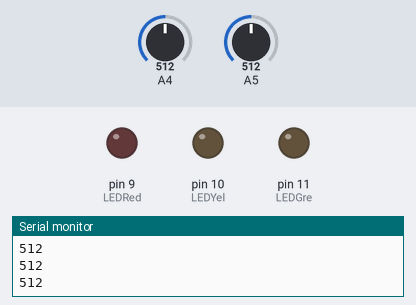
Bench run of a sketch on a simulated Arduino Uno, built with avr-gcc and run on an emulated ATmega328P. Parts: output pins drawn as LEDs (lit = HIGH), the last lines printed to the serial monitor. Dashed ring = blinking. Inputs (shaded band) come from the test bench; at power-on: A4 = 512, A5 = 512.

Above: at 1.2 s.
1.3 s: A4 set to 0
At 1.7 s:
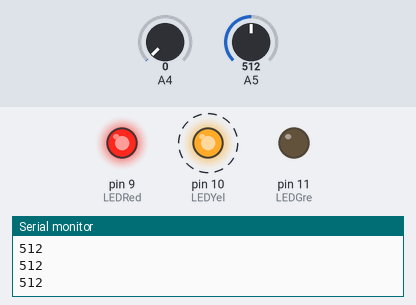
4.3 s: A5 set to 634
7.3 s: A5 set to 662
At 7.6 s:
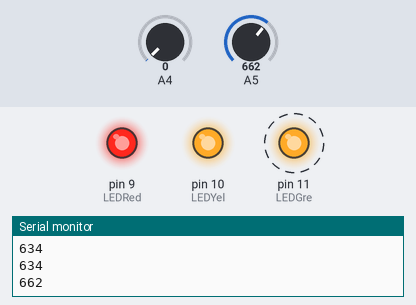
10.3 s: A4 set to 122
At 11.1 s:
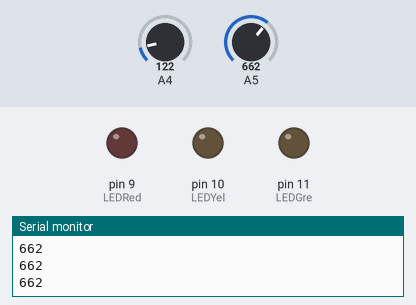
Timing chart, 0 to 12.8 s (numbered marks = the images above; inputs shaded):
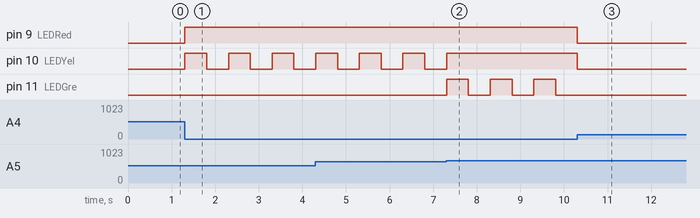

Measured:
- the behaviour switches between 649 and 650 on A5 (found by bisection; images 1 and 2)
- after the input at 1.3 s, pin 9 (LEDRed): LOW → HIGH at once; pin 10 (LEDYel): alternates HIGH for 0.50 s and LOW for 0.50 s, starting at once
- after the input at 7.3 s, pin 10 (LEDYel): goes on until 7.3 s, then stays HIGH; pin 11 (LEDGre): alternates HIGH for 0.50 s and LOW for 0.50 s, starting at once
- after the input at 10.3 s, pin 9 (LEDRed), pin 10 (LEDYel): HIGH → LOW at once; pin 11 (LEDGre): stops changing and stays LOW

The sketch:

CUT.ino
```cpp
//  Jennifer Walker Feb 22 2018

// led pin vars
int LEDRed=9;
int LEDYel=10;
int LEDGre=11;

void setup() {
  //  setting pins as output
  pinMode(LEDRed, OUTPUT);
  pinMode(LEDYel, OUTPUT);
  pinMode(LEDGre, OUTPUT);
  //  serial begin
  Serial.begin(9600);
}

void loop() {
  /*//  simple blink testing
  digitalWrite(LEDRed, HIGH);
  digitalWrite(LEDYel, LOW);
  digitalWrite(LEDGre, HIGH);
  delay(1000);
  digitalWrite(LEDRed, LOW);
  digitalWrite(LEDYel, HIGH);
  digitalWrite(LEDGre, LOW);
  delay(1000);*/
  int buttonVal = analogRead(A4);
  int lightVal = analogRead(A5);
  Serial.println(lightVal);
  if (buttonVal == 0) {
    if (lightVal < 450) { //  low light, blink red
      digitalWrite(LEDYel, LOW);  //  turn off yellow and green LED
      digitalWrite(LEDGre, LOW);
      digitalWrite(LEDRed, HIGH);  // blink on
      delay(500);
      digitalWrite(LEDRed, LOW);  //  blink off
      delay(500);
    } else if (lightVal < 650) {  //  med light, blink yellow red on
      digitalWrite(LEDGre, LOW);  //  turn off green light
      digitalWrite(LEDRed, HIGH);
      digitalWrite(LEDYel, HIGH);  // blink on
      delay(500);
      digitalWrite(LEDYel, LOW);  //  blink off
      delay(500);
    } else if (lightVal < 950) {  //  high light, blink green, red yellow on
      digitalWrite(LEDRed, HIGH);
      digitalWrite(LEDYel, HIGH);
      digitalWrite(LEDGre, HIGH);  // blink on
      delay(500);
      digitalWrite(LEDGre, LOW);  //  blink off
      delay(500);
    } else {  //  high high light, red yel green on
      stable(HIGH, HIGH, HIGH);
    }
  } else {
     // all LEDs off
     stable(LOW, LOW, LOW);
  }
}

int stable(int L1, int L2, int L3) { //  for when all three LEDs are a Stable High or Low
    digitalWrite(LEDRed, L1);
    digitalWrite(LEDYel, L2);
    digitalWrite(LEDGre, L3);
}
```
